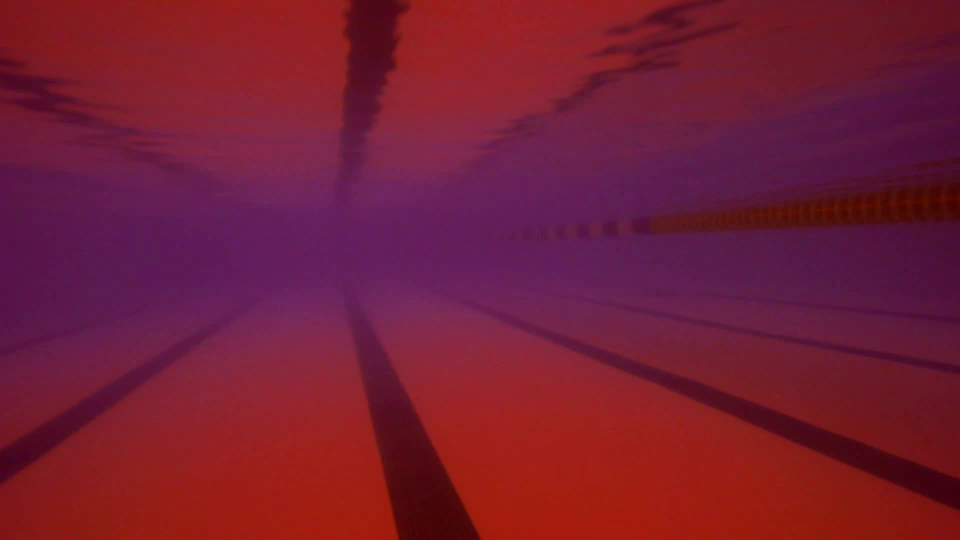
#> input picture frame 10 of draw_center_line2.avi, 1920 x 1080 px, given in place of AUV_Vid.mkv, which was not available (shown at 1/2 size)
$ jupyter execute --allow-errors lane_detection.ipynb
#> lines starting #> are read from the running program, lines starting #| are printed output that depends on the picture; pictures that were not available may be replaced by others from this repository, and a replacement may not be noted
### lane_detection_code.py
import cv2
import numpy as np
import matplotlib.pyplot as plt
import random


def detect_lines(img, threshold1 = 30, threshold2 = 43, apertureSize = 3, minLineLength = 667, maxLineGap = 33):

    img = img
    gray = cv2.cvtColor(img, cv2.COLOR_BGR2GRAY)
    edges = cv2.Canny(gray, threshold1, threshold2, apertureSize)
    #lines_list = []
    lines = cv2.HoughLinesP(
            edges,
            rho = 1,
            theta = np.pi/180,
            threshold = 100,
            minLineLength = minLineLength,
            maxLineGap = maxLineGap,
            )
    # try:
    #     for points in lines:
    #         x1,y1,x2,y2=points[0]
    #         lines_list.append([(x1,y1),(x2,y2)])
    #     # for line in lines:
    #     #     x1, y1, x2, y2 = line[0]
    #     #     cv2.line(img, (x1, y1), (x2, y2), (0, 255, 0), 2)
    #     #     line_list += [()]
    # except TypeError:
    #     pass

    return lines

# [15 lines left out: function drawLines, not called in this run]

def get_slopes_intercepts(lines):
    slopes = []
    intercepts = []
    try:
        for line in lines:
            x1, y1, x2, y2 = line[0]
            slope = (y2-y1)/(x2-x1)
            slopes.append(slope)
            intercept = ((2138-y1)/slope + x1)
            #intercept = (y2-y1)/slope + x1
            intercepts.append(intercept)
    except TypeError:
        pass


    return slopes, intercepts


def detect_lanes(lines):

    '''
    takes a list of lines as an input and returns a list of lanes

    parameters:
        lines: the list of lines to process

    '''

    slopeList, xInterceptList = get_slopes_intercepts(lines)
    # print (f"slopeList:{slopeList}")
    # print (f"xInterceptList:{xInterceptList}")
    lanes = []
    #check if the lines intersect on the screen

    if len(slopeList)> 1:
        for i in range(0,len(slopeList)):

            for j in range (i+1,len(slopeList)):

                interceptDist = abs(xInterceptList[i]-xInterceptList[j])
                slopeDiff = abs((1/ slopeList[i]) - (1/slopeList[j]))

                if (interceptDist > 1 and interceptDist< 1000 and slopeDiff< 2):
                    xPoint = ((slopeList[i] * xInterceptList[i]) - (slopeList[j] * xInterceptList[j]))/(slopeList[i]-slopeList[j])
                    yPoint = slopeList[i]*(xPoint - xInterceptList[i]) + 2138
                    xPoint = float(xPoint)  # Convert to float
                    yPoint = float(yPoint)
                    line1 = [xInterceptList[i], 2138, xPoint,yPoint]
                    line2 = [xInterceptList[j], 2138, xPoint,yPoint]
                    lane = [line1,line2]

                    lanes.append(lane)


    return lanes


# [9 lines left out: function draw_lanes, not called in this run]


    # [76 lines of commented-out code are left out]

### lane_detection.ipynb
[cell 1]
import lane_detection_code
import lane_following
import cv2
import matplotlib.pyplot as plt
import numpy as np
import random
import math

[cell 2]
image = cv2.imread('lanes.png')

#> (the rest of this cell did not finish here and is left out)

[cell 3]
image = cv2.imread('lanes.png')

#> (the rest of this cell did not finish here and is left out)

[cell 4]
image = cv2.imread('lanes.png')
#> (the rest of this cell did not finish here and is left out)

plt.imshow(lane_detection_code.drawLines(image, lines))

[cell 5]
image = cv2.imread('lanes.png')
#> (the rest of this cell did not finish here and is left out)

[cell 6]
#test detect_lanes function
imageInput = cv2.imread('lanes.png')
#> (the rest of this cell did not finish here and is left out)

[cell 7]
#TEST DRAW_LANES
img = cv2.imread('lanes.png')
#> (the rest of this cell did not finish here and is left out)

[cell 8]
#TEST CLOSEST_LANE
img = cv2.imread('lanes.png')

#> (the rest of this cell did not finish here and is left out)

[cell 9]
#TEST GET_LANE_CENTER
img = cv2.imread('lanes.png')
#> (the rest of this cell did not finish here and is left out)

[cell 10]
#TEST RECOMMEND_DIRECTION
img = cv2.imread('lanes.png')
#> (the rest of this cell did not finish here and is left out)

[cell 11]
#TEST DRAW_CENTER_LINE

img = cv2.imread('lanes.png')
#> (the rest of this cell did not finish here and is left out)

[cell 12]
vid = cv2.VideoCapture('AUV_Vid.mkv')
ret, frame = vid.read()
#> frame is the input picture: shape (1080, 1920, 3); mean B, G, R 52.2, 28.7, 117.6

#lines = cv2.HoughLinesP(edges, 2, np.pi/180, 10, minLineLength=10, maxLineGap=300) # detect lines
#lines = cv2.HoughLinesP(edges, 3, np.pi/180, 1, minLineLength=300, maxLineGap=10) # detect lines


def GetLaneList(vid):
    lineArray = []
    count = 0
    frequency = 10
    max_frames = 10
    ret, frame = vid.read()
    while ret and count < max_frames:
        if count % frequency == 0:
            lines = lane_detection_code.detect_lines(frame, 30, 20, 3, 300, 20)
#> call 3 of detect_lines, with threshold1 = 30, threshold2 = 20, apertureSize = 3, minLineLength = 300, maxLineGap = 20
#> in detect_lines (call 3), `gray = cv2.cvtColor(img, cv2.COLOR_BGR2GRAY)`:
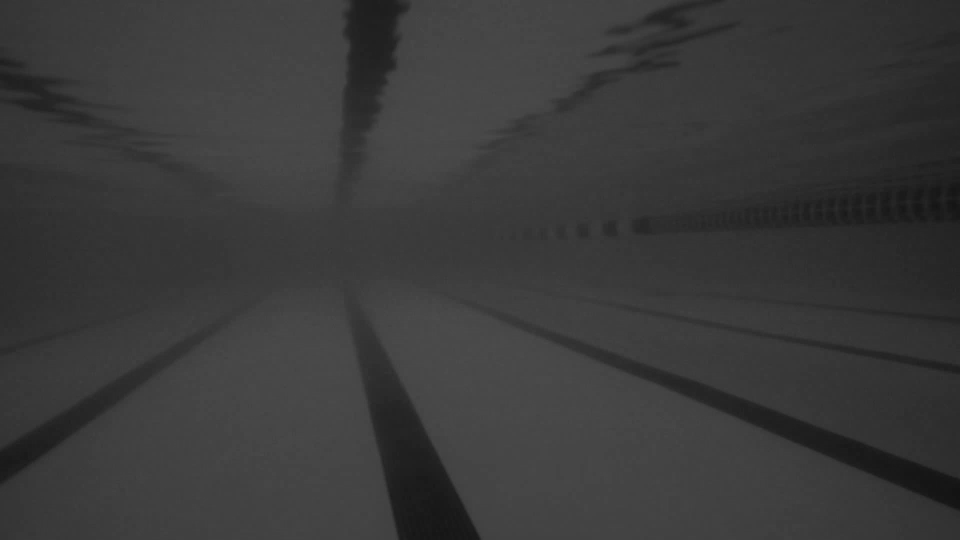
#> gray: shape (1080, 1920) (shown at 1/2 size); min 19, max 77, mean 57.9
#> in detect_lines (call 3), `edges = cv2.Canny(gray, threshold1, threshold2, apertureSize)`:
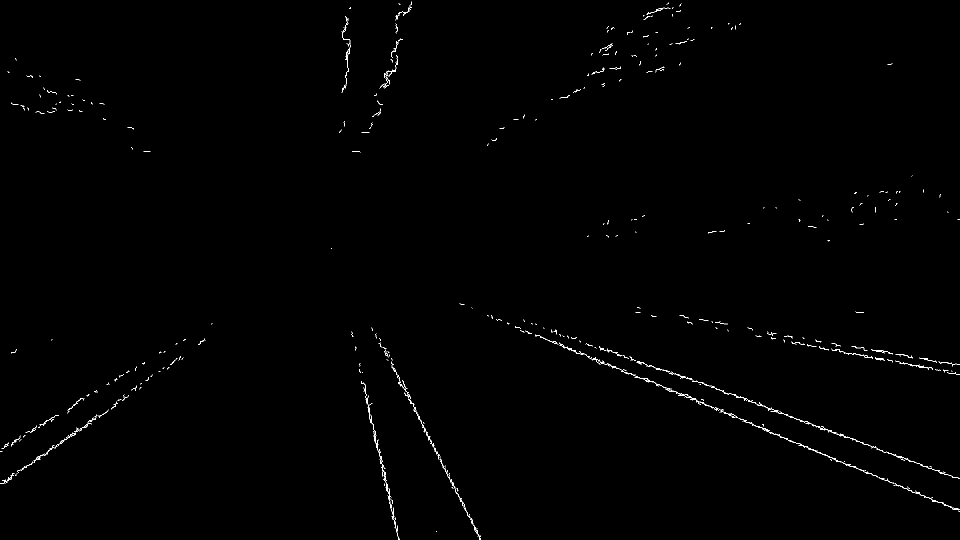
#> edges: shape (1080, 1920) (shown at 1/2 size); 0.41% white in thin lines or dots
#> in detect_lines (call 3), `lines = cv2.HoughLinesP( edges, rho = 1, theta = np.pi/180, threshold ..`: lines = [[1191, 716, 1765, 959], [1292, 757, 1919, 1023], [1537, 818, 1919, 957], [1423, 775, 1855, 932], [766, 695, 961, 1078], [1107, 682, 1617, 898], [751, 668, 958, 1075], [1160, 683, 1543, 815], [1519, 671, 1919, 749], [725, 767, 796, 1074], [1263, 747, 1631, 903]]
            if lines is not None:
                for line in lines:
                    x1, y1, x2, y2 = line[0]
                    #cv2.line(cropped_frame, (x1, y1), (x2, y2), (0, 255, 0), 2)
                    plt.imshow(cv2.line(frame, (x1, y1), (x2, y2), (0, 255, 0), 2))
#> this loop made 11 passes
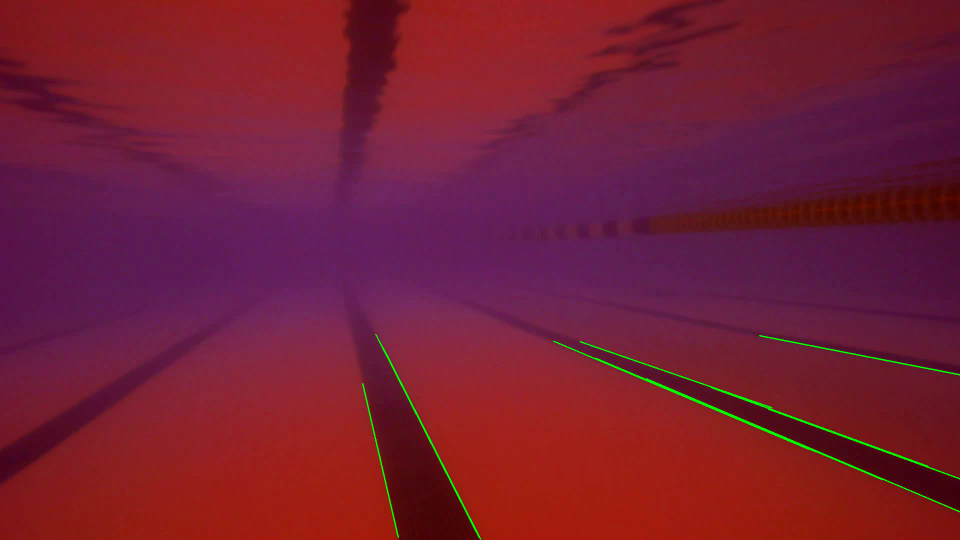
#> frame: shape (1080, 1920, 3) (shown at 1/2 size); mean B, G, R 52, 29.9, 117.1
                # lanes = lane_detection_code.detect_lanes(lines)
                # lineArray.append(lanes)
        count += 1
    # [20 lines of commented-out code are left out]

GetLaneList(vid)
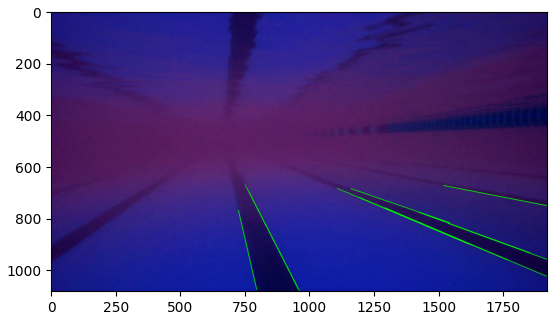
#> figure drawn by matplotlib, 1 panel; B, G, R data is drawn as R, G, B

[cell 13]
def draw_lanes(frame, lanes):
    gray = cv2.cvtColor(frame, cv2.COLOR_BGR2GRAY)
    edges = cv2.Canny(gray, 49, 50, apertureSize=3)
    lines = lane_detection_code.detect_lines(frame, 30, 20, 3, 300, 20)
    try:
        for lane in lanes:
            for line in lane:
                x1, y1, x2, y2 = line
                if math.isfinite(x1) and math.isfinite(y1) and math.isfinite(x2) and math.isfinite(y2):
                    x1, y1, x2, y2 = int(x1), int(y1), int(x2), int(y2)
                    cv2.line(frame,(x1,y1),(x2,y2),(255, 0, 255), 2)
    except TypeError:
        pass
    return frame

video = cv2.VideoCapture('AUV_Vid.mkv')
ret, frame = video.read()
gray = cv2.cvtColor(frame, cv2.COLOR_BGR2GRAY)
edges = cv2.Canny(gray, 30, 43, apertureSize=3)
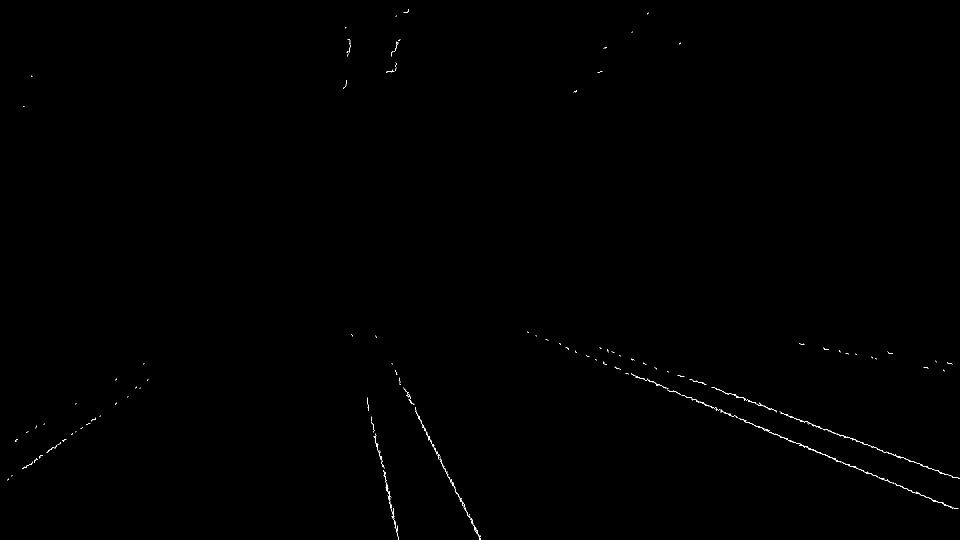
#> edges: shape (1080, 1920) (shown at 1/2 size); 0.17% white in thin lines or dots
lines = lane_detection_code.detect_lines(frame, 30, 100, 3, 230, 15)
#> in detect_lines (call 4), `edges = cv2.Canny(gray, threshold1, threshold2, apertureSize)`: edges: shape (1080, 1920); every value is 0
lanes = lane_detection_code.detect_lanes(lines)
#> lanes = []
count = 0
frequency = 1
fps = int(video.get(cv2.CAP_PROP_FPS))
#> fps = 30
width = int(video.get(cv2.CAP_PROP_FRAME_WIDTH))
#> width = 1920
height = int(video.get(cv2.CAP_PROP_FRAME_HEIGHT))
#> height = 1080

output_file = 'iamdying3.avi'
fourcc = cv2.VideoWriter_fourcc(*'XVID')
#> fourcc = 1145656920
output_video = cv2.VideoWriter(output_file, fourcc, 30, (width, height))

max_frames = 300

ret, frame = video.read()
count = 0
frequency = 1


while ret and count < max_frames:

    if count % frequency == 0:
        lines = lane_detection_code.detect_lines(frame, 95, 100, 3, 230, 25)
        lanes = lane_detection_code.detect_lanes(lines)
        processed_frame = draw_lanes(frame, lanes)
#> in draw_lanes, `edges = cv2.Canny(gray, 49, 50, apertureSize=3)`:
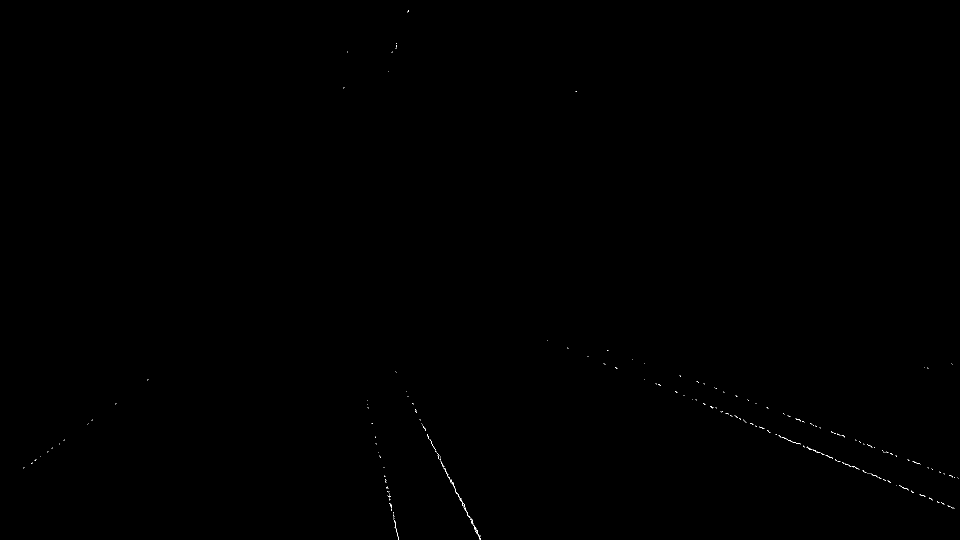
#> edges: shape (1080, 1920) (shown at 1/2 size); 0.06% white in thin lines or dots
        output_video.write(processed_frame)

    count += 1
    ret, frame = video.read()

video.release()
output_video.release()

$ run again, starting later in the video
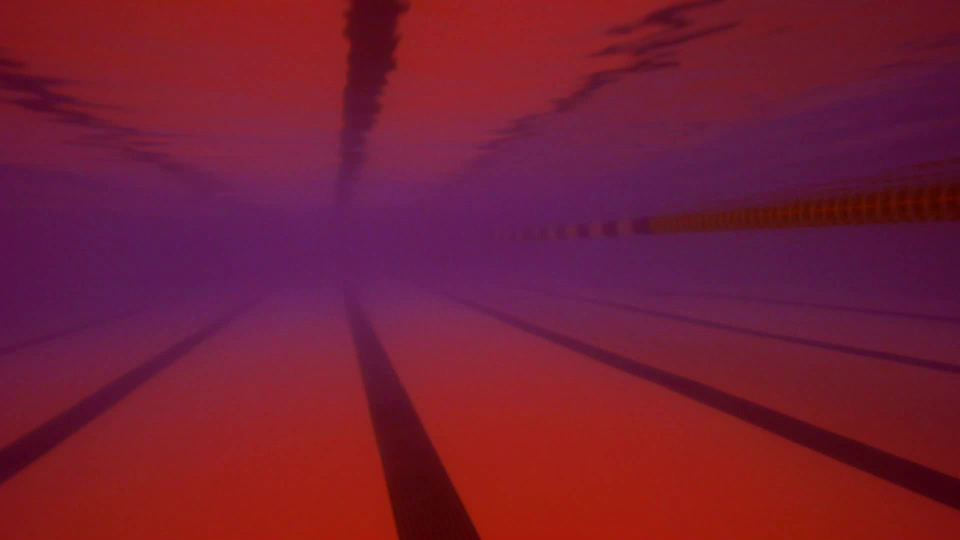
#> input picture frame 45 of draw_center_line2.avi, 1920 x 1080 px, given in place of AUV_Vid.mkv, which was not available (shown at 1/2 size)
#> frame is the input picture: shape (1080, 1920, 3); mean B, G, R 52.1, 28.7, 117.6
#> in GetLaneList, `lines = lane_detection_code.detect_lines(frame, 30, 20, 3, 300, 20)`: lines = [[1423, 775, 1855, 932], [1287, 756, 1868, 1002], [1191, 716, 1736, 947], [1580, 834, 1917, 957], [766, 695, 961, 1077], [1103, 663, 1447, 781], [751, 668, 959, 1076], [1107, 682, 1617, 898], [1519, 671, 1919, 749], [725, 767, 797, 1076], [1424, 775, 1735, 888], [724, 767, 796, 1079]]
#> the loop in GetLaneList, `for line in lines:` made 12 passes
#> after the loop in GetLaneList, `for line in lines:`:
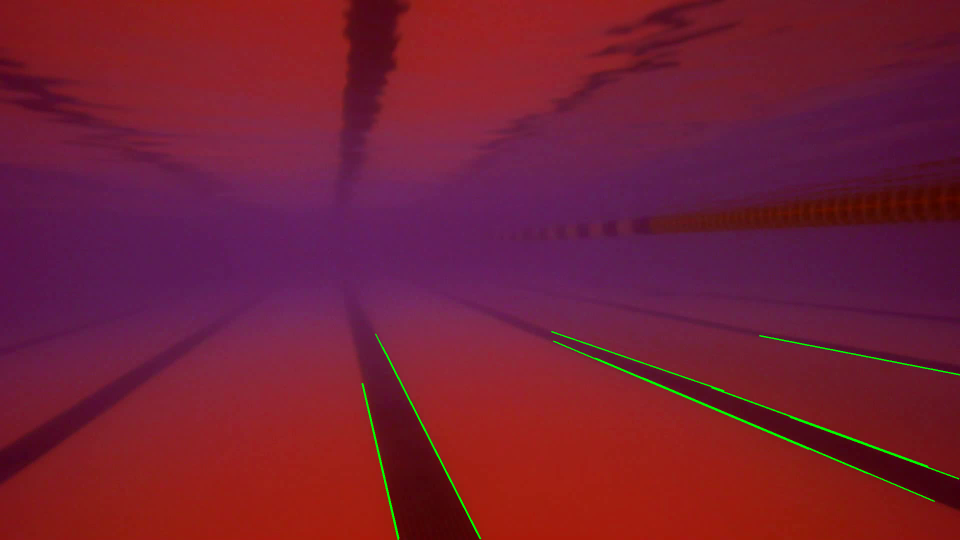
#> frame: shape (1080, 1920, 3) (shown at 1/2 size); mean B, G, R 52, 29.9, 117.1
#> lanes = []
#> fps = 30
#> width = 1920
#> height = 1080
#> fourcc = 1145656920
